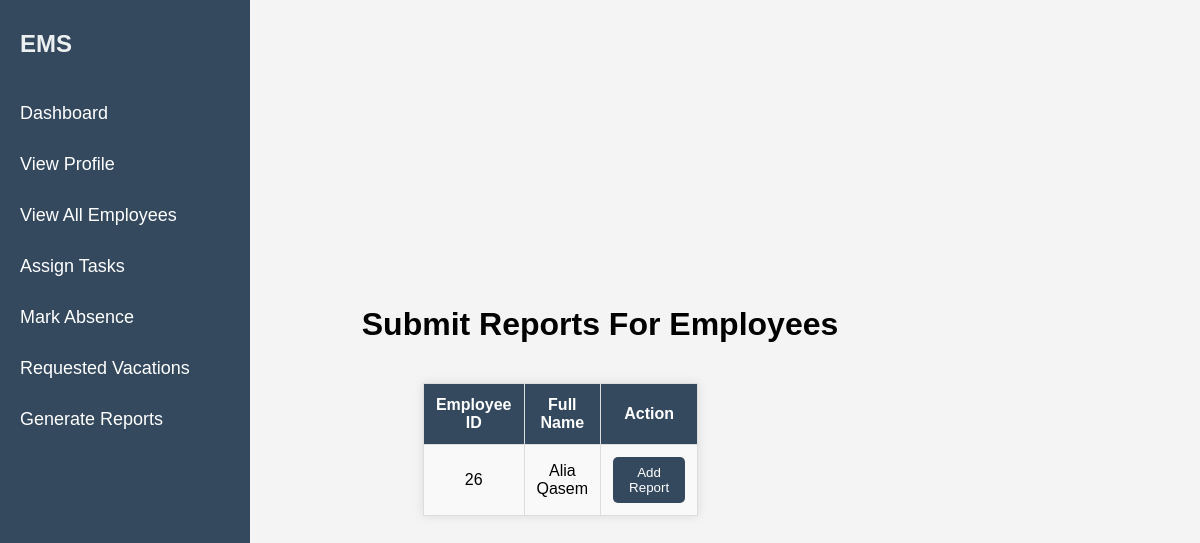
Screenshot of /add_report.php with the database file from the repository.
### tables this page shows
CREATE TABLE `employee` (
  `employee_id` int(11) NOT NULL,
  `person_id` int(11) NOT NULL,
  `department_id` int(11) DEFAULT NULL,
  `logi_id` int(14) NOT NULL,
  `password` varchar(225) NOT NULL
);

CREATE TABLE `person` (
  `person_id` int(11) NOT NULL,
  `first_name` varchar(225) NOT NULL,
  `last_name` varchar(225) NOT NULL,
  `age` int(10) NOT NULL,
  `address` varchar(225) NOT NULL,
  `phone_number` varchar(11) NOT NULL,
  `date_of_birth` date NOT NULL,
  `absent_times` int(10) DEFAULT NULL,
  `salary` decimal(20,0) NOT NULL,
  `job_title` varchar(225) NOT NULL,
  `gender` enum('male','female') NOT NULL,
  `role` enum('admin','employee','manager') NOT NULL
);

### add_report.php (the view, shortened to what this page needs)
<?php
include 'config.php';
$sql = "SELECT e.employee_id, p.first_name, p.last_name
        FROM employee e
        JOIN person p ON e.person_id = p.person_id";
$stmt = $database->prepare($sql);
$stmt->execute();
$employees = $stmt->fetchAll(PDO::FETCH_ASSOC);
?>
<!DOCTYPE html>
<html lang="en">
<head>
</head>
<body>
    <div class="sidebar">
        <div class="brand">EMS</div>
        <a href="dashboard_man.php">Dashboard</a>
        <a href="profile.php">View Profile</a>
        <a href="viewEmployees.php">View All Employees</a>
        <a href="assignTasks.php">Assign Tasks</a>
        <a href="retrieve_employees.php">Mark Absence</a>
        <a href="Requested_vacations_manager.php">Requested Vacations</a>
        <a href="#">Generate Reports</a>
    </div>
    <h1>Submit Reports For Employees </h1>
    <div>
        <table border="1">
            <thead>
                <tr>
                    <th>Employee ID</th>
                    <th>Full Name</th>
                    <th>Action</th>
                </tr>
            </thead>
            <tbody>
                <?php foreach ($employees as $employee): ?>
                    <tr>
                        <td><?= htmlspecialchars($employee['employee_id']) ?></td>
                        <td><?= htmlspecialchars($employee['first_name']) . ' ' . htmlspecialchars($employee['last_name']) ?>
                        </td>
                        <td>
                            <form action="insert_report.php" method="GET">
                                <button type="submit" class="action-button">Add Report</button>
                            </form>
                        </td>
                    </tr>
                <?php endforeach; ?>
            </tbody>
        </table>
    </div>
</body>
</html>

### add_report.php (style rules this page uses)
.sidebar { height: 100vh; position: fixed; top: 0; left: 0; width: 250px; background-color: #34495e; color: white; padding-top: 30px; }
.sidebar a { color: white; text-decoration: none; font-size: 18px; padding: 15px 20px; display: block; transition: all 0.3s ease; }
.sidebar .brand { font-size: 24px; font-weight: bold; color: #ecf0f1; text-align: left; margin-left: 20px; margin-bottom: 30px; }
body { font-family: Arial, sans-serif; display: flex; flex-direction: column; justify-content: center; align-items: center; height: 100vh; margin: 0; background-color: #f4f4f4; }
table { border-collapse: collapse; width: 50%; margin-top: 20px; background-color: white; box-shadow: 0px 0px 10px rgba(0, 0, 0, 0.1); }
th, td { padding: 12px; text-align: center; border: 1px solid #ddd; }
th { background-color: #34495e; color: white; }
td { background-color: #f9f9f9; }
button { padding: 8px 16px; background-color: #34495e; color: white; border: none; cursor: pointer; border-radius: 5px; text-align: center; }
h1 { text-align: center; margin-bottom: 20px; }

### rows the page displays
employee: employee_id "26", person.first_name "Alia", person.last_name "Qasem"
